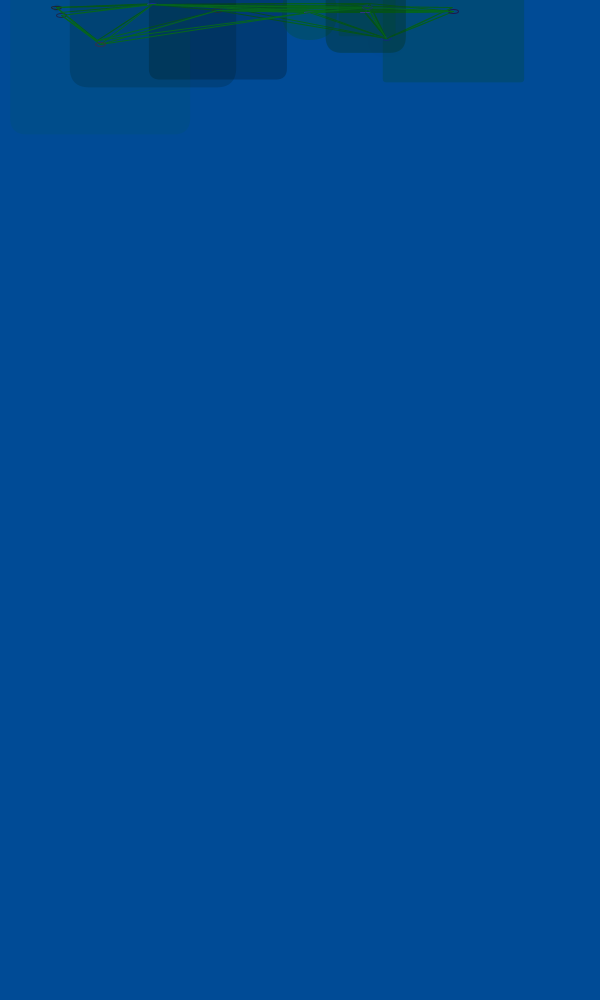
Frame 1 (no input)
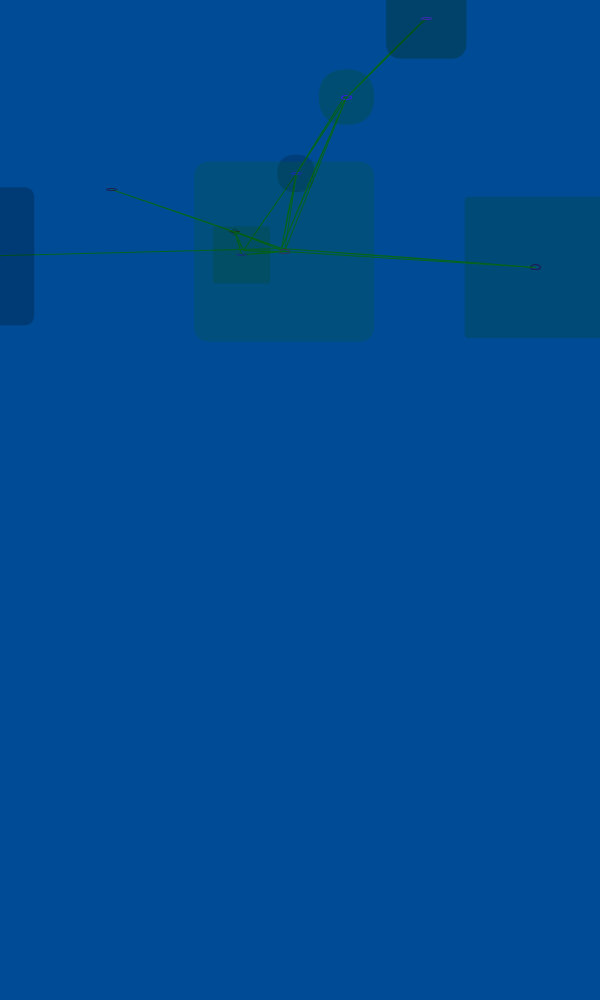
Frame 60 (the mouse pressed at the canvas centre just before this capture)
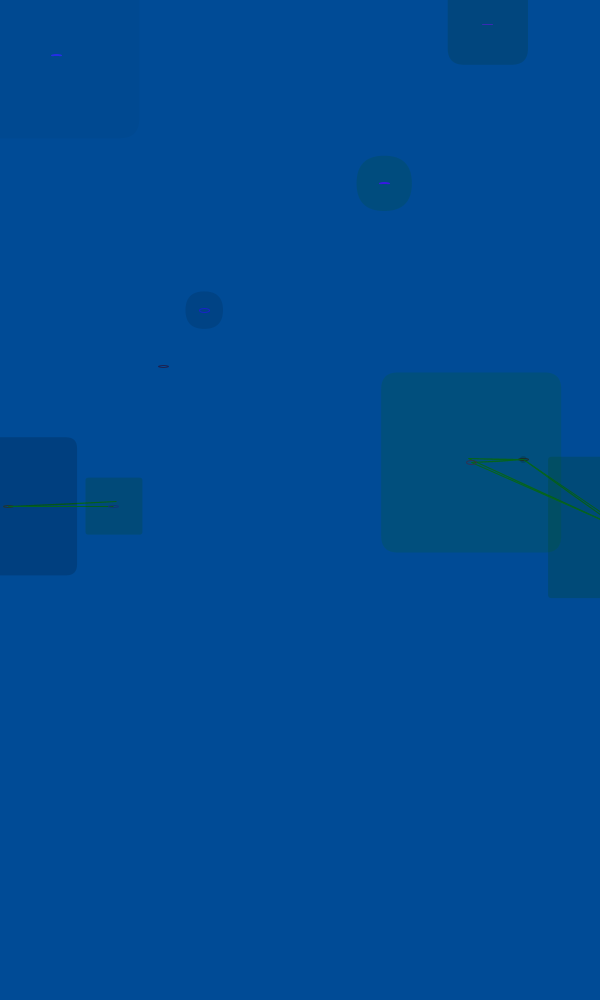
Frame 120 (the mouse held since frame 60 and released just before this capture)

The Processing sketch that drew these frames (run headless with seeded random() and noise(); from frame 60 on, the mouse is pressed at the canvas centre):

// Processing sketch: processing_135214
// ── processing_135214.pde

int num = 10;
Rect[]rectArray= {
};
 
void setup() {
  size(600, 1000);
  background(0,0,0);
  strokeWeight(1);
  fill(100, 20, 200);
  drawRect();
  //frameRate(5);
}
void draw() {
  background(0,75,150);
  for (int t=0;t< rectArray.length;t++) {
    Rect thisRect = rectArray[t];
    thisRect.updateMe();
  }
}
 
void mouseReleased() {
  drawRect();
}
 
void drawRect() {
  for (int i=0 ; i<num ; i++) {
    Rect thisRect = new Rect();
    thisRect.drawMe();
    //Array add
    rectArray = (Rect[])append(rectArray, thisRect);
  }
}
class Rect {
  float x, y, c;
  float r;
  color linecol, fillcol;
  float alph;
  float xmove, ymove;
 
  Rect() {
    x = random(width);
    y = random(height/random(100));
    c = random(200)-10;
    r = random(50);
    linecol = color(random(100), random(55), random(400));
    fillcol = color(random(5), random(100), random(40));
    alph = random(100);
    xmove = random(10) - 5;
    ymove = random(5);
  }
 
  void drawMe() {
    noStroke();
    fill(fillcol, alph);
    rectMode(CENTER);
    rect(x, y, c, c, r); 
    noFill();
    stroke(linecol, 200);
    ellipse(x, y, 10, random(5));
  }
  void updateMe() {
    x +=xmove;
    y += ymove;
     
    if (x > (width+c)) {
      //x=0-c;
      xmove=-xmove;
    }
    if (x < (0-c)) {
      //x=width+c;
      xmove=-xmove;
    }
    if (y > (height+c)) {
      //y=0-c;
      ymove=-ymove;
    }
    if (y < (0-c)) {
      //y=height+c;
      ymove=-ymove;
    }
boolean touching =true;
for(int t=0;t<rectArray.length;t++){
  Rect otherRect = rectArray[t];
  if(otherRect !=this){
    float dis = dist(x,y,otherRect.x,otherRect.y);
    float overlap = dis-c-otherRect.c; 
 if(overlap<0){
    
   float midx,midy;
   midx=(x+otherRect.x)/2;
   midy=(y+otherRect.y)/2;
   stroke(5,100,30);
   noFill();
   overlap*=-1;
   triangle(midx,midy,x,y,otherRect.x,otherRect.y);
    touching = false;
 
    }
  }
}
if(touching){
  if(alph>0){
    alph--;
  }
}else{
  if(alph<50){
    alph+=1;
  }
   
}   
    drawMe();
  }
}
